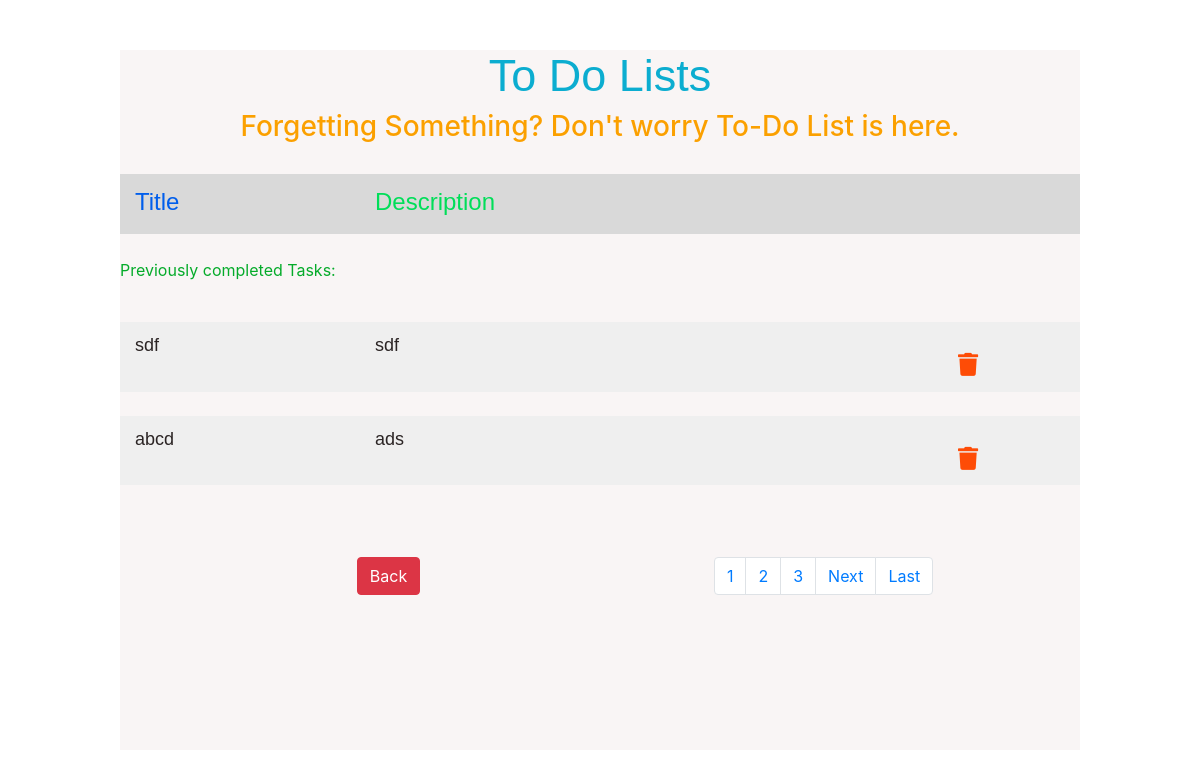
Before: /completedList/ with the older database file.
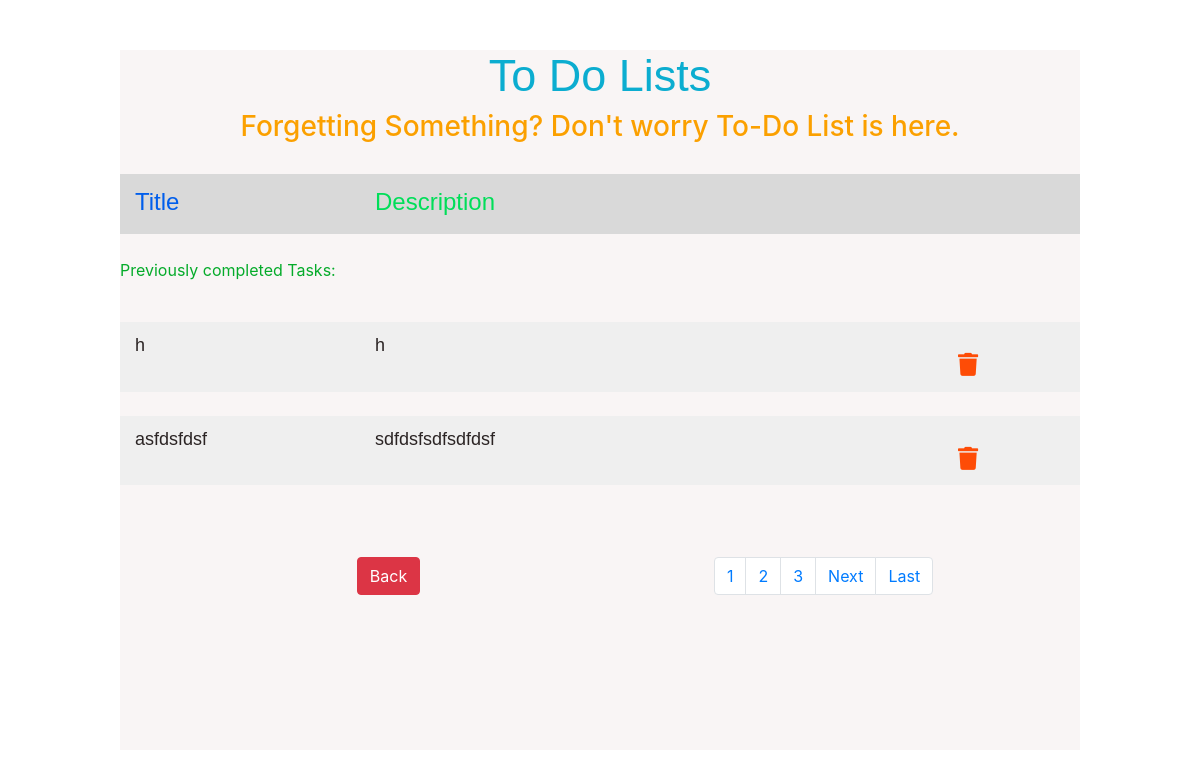
After: the same page with the newer database file.
### core/models.py (models this page shows)
class CompletedListModel(models.Model):
    title = models.CharField(max_length=30)
    description = models.CharField(max_length=50)

### core/views.py (the view)
# urls.py: path('completedList/', views.completedList, name='completedList'),
def completedList(request):
    toDoListData = CompletedListModel.objects.all()
    paginator= Paginator(toDoListData,2)
    page_number= request.GET.get('page')
    toDoListData_page=paginator.get_page(page_number)
    totalpage=toDoListData_page.paginator.num_pages
    context = {
        'CompletedListModel': toDoListData_page,
        'last_page': totalpage,
        'page_list': [n+1 for n in range(totalpage)]
    }
    return  render(request=request, template_name='completedList.html', context=context)

### templates/completedList.html (shortened to what this page needs)
  {% extends 'base.html' %}
   {% block content %}
        <div class="container-fluid head">
            <div class="row">
              <div class="col-3">
                <p class="head_title">Title</p>
              </div>
              <div class="col-6  ">
                <p class="head_desc">Description</p>
              </div>
            </div>
          </div>
          <br>
          <div class="msg">
            <p>Previously completed Tasks:</p>
            </div>
          {% for i in CompletedListModel %}
          <br>
          <div class="container-fluid  bodyColor">
            <div class="row">
              <div class="col-3 listMargin">
                <p class="userToDo ">{{i.title}}</p>
              </div>
              <div class="col-6 listMargin">
                <p class="userToDo">{{i.description}}</p>
              </div>
              <div class="col-2 listMargin listMargin">
                <div class="iconsView cmpBtn">
                  <form action="{% url 'deleteFromComplete' i.id %}" method="post">
                    <button class="CompletedBtn btn"><i class="fa fa-trash remove" aria-hidden="true"></i></button>
                  </form>
                    </div>
              </div>
            </div>
          </div>
          {% endfor %}
          <br> <br> <br>
          <div class="pageLink disFlex">
            <button onclick="goToHome()" type="button" class="btn btn-danger backBttn">Back</button>
            <nav aria-label="...">
              <ul class="pagination">
                {% for n in page_list %}
                <li class="page-item"><a class="page-link" href=/completedList/?page={{n}}>{{n}}</a></li>
                {% endfor %}
                {%if CompletedListModel.has_next%}
                <li class="page-item">
                  <a class="page-link" href="/completedList/?page={{CompletedListModel.next_page_number}}" tabindex="-1">Next</a>
                </li>
                <li class="page-item">
                  <a class="page-link" href="/completedList/?page={{last_page}}" tabindex="-1">Last</a>
                </li>
                {% endif %}
              </ul>
            </nav>
        </div>
    </div>
  </body>
</html>
{% endblock %}

Changed rows visible on the page:
removed CompletedListModel: title "sdf", description "sdf"
removed CompletedListModel: title "abcd", description "ads"
added CompletedListModel: title "h", description "h"
added CompletedListModel: title "asfdsfdsf", description "sdfdsfsdfsdfdsf"
